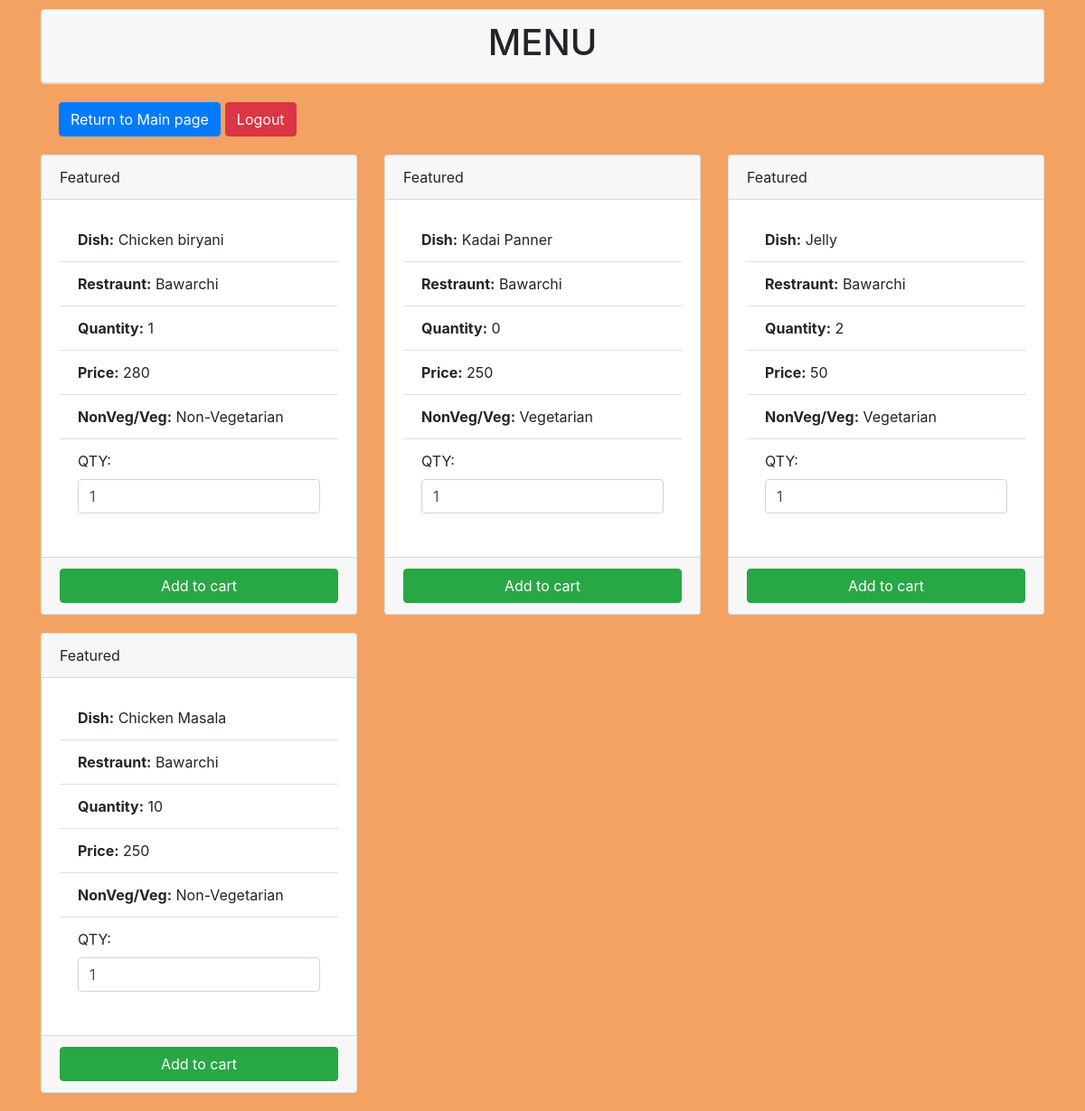
The app's page /displayMenuRest.php (signed in) with its own data.
### tables this page shows
CREATE TABLE `menuitems` (
  `id` int(255) NOT NULL,
  `name` varchar(200) NOT NULL,
  `restname` varchar(255) NOT NULL,
  `price` varchar(10) NOT NULL,
  `quantity` varchar(200) NOT NULL,
  `preference` varchar(100) NOT NULL,
  `isrestaurent` varchar(10) NOT NULL
);

### displayMenuRest.php (the view, shortened to what this page needs)
<?php
    include 'dbcon.php';
    if ($_SESSION['iscust'] == "true") {
        $squery= mysqli_query($con,"select * from menuitems");
    }
    else {
        $restname = $_SESSION['rname'];
        $squery= mysqli_query($con,"select * from menuitems where restname='$restname'");
            ?>
        <?php
    }
    while ($sq=mysqli_fetch_assoc($squery)) {
        $res[] = $sq;
    }
?>
<!DOCTYPE html>
<html lang="en">
<head>
    <link href="style.css?v=<?php echo time(); ?>" rel="stylesheet" type="text/css" />
    <link rel="stylesheet" href="https://maxcdn.bootstrapcdn.com/bootstrap/4.5.0/css/bootstrap.min.css">
</head>
<body class="bdy">
    <div class="container">
        <div class="row" style="margin-top: 10px">
            <div class="col-md-12">
                <div class="card">
                    <div class="card-header">
                        <center>
                            <h1>
                                MENU
                            </h1>
                        </center>
                    </div>
                </div>
                <div class="card-body">
                    <nav class="nav">
                       <?php
                    if ($_SESSION['iscust'] == "true") {
                        echo '<a class="btn btn-primary" href="custmainpage.php">Return to Main page</a>';
                    }
                    else {
                        echo '<a class="btn btn-primary" href="restmainpage.php">Return to Main page</a>';
                    }
                    ?>
                      <a class="btn btn-danger" href="logout.php" style="margin-left:5px;">Logout</a>
                    </nav>
                </div>
            </div>
        </div>
        <div class="row">
            <?php
                foreach($res as $sq){
            ?>
           <div class="col-md-4">
                <div class="card" style="margin-bottom: 20px">
                <div class="card-header">
                    Featured
                </div>
                <form method="post" action="order.php">
                        <div class="card-body">
                        <ul class="list-group list-group-flush">
                            <li class="list-group-item">
                                <strong>Dish:</strong>
                                <?php echo $sq['name'] ?>
                            </li>
                            <li class="list-group-item">
                                <strong>Restraunt:</strong>
                                <?php echo $sq['restname'] ?>
                            </li>
                            <li class="list-group-item">
                                <strong>Quantity:</strong>
                                <?php echo $sq['quantity'] ?>
                            </li>
                            <li class="list-group-item">
                                <strong>Price:</strong>
                                <?php echo $sq['price'] ?>
                            </li>
                            <li class="list-group-item">
                                <strong>NonVeg/Veg:</strong>
                                <?php echo $sq['preference'] ?>
                            </li>
                            <li class="list-group-item">
                                <div class="form-group">
                                    <label>QTY:</label>
                                    <input type="number" name="quantity" class="form-control" required="true" value="1">
                                </div>
                            </li>
                        </ul>
                    </div>
                    <div class="card-footer">
                        <button class="btn btn-success " style="width: 100%" name="add_cart<?php echo $sq['id']; ?>">
                                    Add to cart
                                </button>
                    </div>
                </form>
                </div>
           </div>
       <?php
            }
            ?>
        </div>
    </div>
</body>
</html>

### style.css (style rules this page uses)
.bdy { background-color:#F4A261; }

### records on screen
menuitems: name "Chicken biryani", restname "Bawarchi", quantity "1", price "280", preference "Non-Vegetarian"
menuitems: name "Kadai Panner", restname "Bawarchi", quantity "0", price "250", preference "Vegetarian"
menuitems: name "Jelly", restname "Bawarchi", quantity "2", price "50", preference "Vegetarian"
menuitems: name "Chicken Masala", restname "Bawarchi", quantity "10", price "250", preference "Non-Vegetarian"
